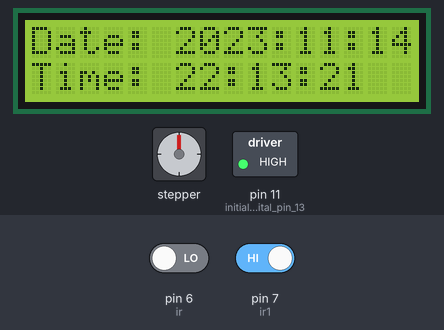
A sketch run on a simulated Arduino Uno, built with avr-gcc and run on an emulated ATmega328P. Shown: stepper motor, 16×2 character LCD, switched loads named in the sketch (green lamp = pin HIGH). Wiring (inferred from the names in the program): stepper motor driver (10 steps per turn assumed): step pin 3; direction pin 2. The test bench sets the inputs (shaded band); at power-on: pin 6 (ir) LOW, pin 7 (ir1) HIGH. The local clock reads 2024-03-15 10:24:30 at power-on unless the sketch sets it; what the sketch prints to the serial monitor is not drawn.

Above: at 1.2 s.
2.3 s: pin 6 (ir) driven HIGH
At 3.6 s:
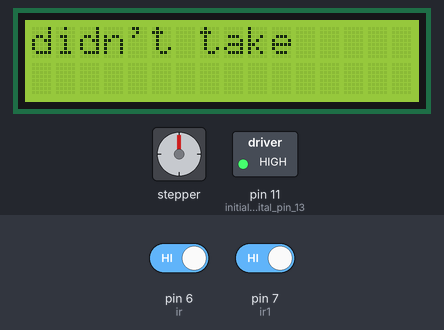
4.7 s: pin 6 (ir) driven LOW
At 6.1 s:
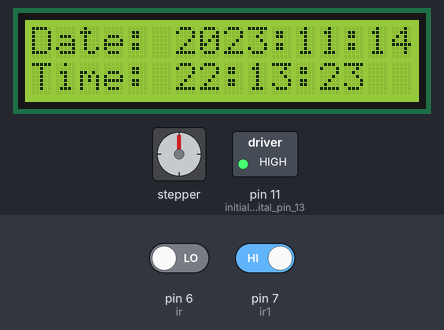
Timing chart, 0 to 7.7 s (numbered marks = the images above; inputs shaded):
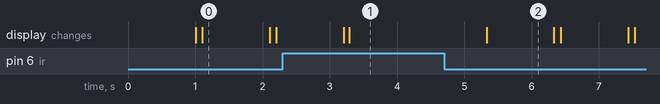

The sketch:

medicalremindwe.ino
```cpp
#include<SoftwareSerial.h>
SoftwareSerial mySerialone(4, 5);
#include <Wire.h> // Library for I2C communication
//#include <SPI.h>  // not used here, but needed to prevent a RTClib compile error
#include "RTClib.h"
#include <LiquidCrystal_I2C.h> // Library for LCD
LiquidCrystal_I2C lcd = LiquidCrystal_I2C(0x27, 16, 2);
char daysOfTheWeek[7][12] = {"Sunday", "Monday", "Tuesday", "Wednesday", "Thursday", "Friday", "Saturday"};
RTC_DS1307 RTC;     // Setup an instance of DS1307 naming it RTC
int ir = 6; // connect ir sensor to arduino pin 6
int ir1 = 7; // connect ir sensor to arduino pin 7

const int stepsPerRevolution = 10;
void setup ()
{
  Serial.begin(9600); // Set serial port speed
  mySerialone.begin(9600);
  Wire.begin(); // Start the I2C
  RTC.begin();  // Init RTC
  pinMode (ir, INPUT); // sensor pin INPUT
  pinMode (ir1, INPUT); // sensor pin INPUT
  pinMode(2, OUTPUT);//dir
  pinMode(3, OUTPUT);//step
  pinMode(11, OUTPUT);     // initialize digital pin 13 as an output.
  digitalWrite(11, HIGH);
  RTC.adjust(DateTime(__DATE__, __TIME__));  // Time and date is expanded to date and time on your computer at compiletime
  Serial.print('Time and date set');
  lcd.setCursor(0, 0);
  lcd.print("Medical Remainder");
  delay(1000);
  lcd.clear();
}

void loop () {
  int s = digitalRead (ir);
  Serial.print("s:");
  Serial.println(s);

  int s1 = digitalRead (ir1);
  Serial.print("s1:");
  Serial.println(s1);

  DateTime now = RTC.now();
  lcd.begin(16, 2);
  Serial.print(daysOfTheWeek[now.dayOfTheWeek()]);
  Serial.print(" ");
  Serial.print(now.year(), DEC);
  Serial.print('/');
  Serial.print(now.month(), DEC);
  Serial.print('/');
  Serial.print(now.day(), DEC);
  Serial.print(' ');
  Serial.print(now.hour(), DEC);
  Serial.print(':');
  Serial.print(now.minute(), DEC);
  Serial.print(':');
  Serial.print(now.second(), DEC);
  Serial.println();
  if (now.hour() == 15 && now.minute() == 33) {
    Serial.println("noon");
    if (digitalRead (ir1) == 0 || now.second() > 12)off();
    else  forward();
  }
  else if (now.hour() == 15 && now.minute() == 32 ) {
    Serial.println("morning");
    if (digitalRead (ir1) == 0 || now.second() > 12)off();
    else  forward();
  }
  else if (now.hour() == 15 && now.minute() == 31 ) {
    Serial.println("night");
    if (digitalRead (ir1) == 0 || now.second() > 12)off();
    else  forward();
  }
  int e = 0;
  while (digitalRead (ir) == 1) {
    int s = digitalRead (ir);
    Serial.print("s:");
    Serial.println(s);
    Serial.println("did not take");
    lcd.setCursor(0, 0);
    lcd.print("didn't take");
    delay(1000);
    e++;
    Serial.println(e);
    if (e == 6) {
      Serial.println("beep");

      digitalWrite(11, LOW);  // turn the buzzer on (HIGH is the voltage level)
      delay(3000);
      digitalWrite(11, HIGH);  // turn the buzzer on (HIGH is the voltage level)
    }

    else if (e == 12) {
      Serial.println("sms");
      mySerialone.println("AT+CMGF=1");  //Sets the GSM Module in Text Mode
      delay(1000);  // Delay of 1000 milli seconds or 1 second
      mySerialone.println("AT+CMGS=\"+919080718354\"\r");// Replace x with mobi3.5e number
      delay(1000);
      mySerialone.println(" Message from doctor kindly take a medicine");
      mySerialone.println("hour: " + String(now.hour()) + " \nmin: " + String(now.minute()) + "."); // The SMS text you want to send
      mySerialone.println((char)26);// ASCII code of CTRL+Z
      Serial.println(" Message from doctor kindly take a medicine");
      delay(1000);
    }

  }


  lcd.setCursor(0, 0);
  lcd.print("Date: ");
  lcd.setCursor(0, 1);
  lcd.print("Time: ");


  lcd.setCursor(6, 0);
  lcd.print(now.year(), DEC);
  lcd.print(":");
  lcd.print(now.month(), DEC);
  lcd.print(":");
  lcd.print(now.day(), DEC);

  lcd.setCursor(6, 1);
  lcd.print(now.hour(), DEC);
  lcd.print(":");
  lcd.print(now.minute(), DEC);
  lcd.print(":");
  lcd.print(now.second(), DEC);

  delay(1000);
  lcd.clear();
}
void off() {
  digitalWrite(3, LOW);
  Serial.println("off");
}
//void forward() {
//  digitalWrite(2, LOW); //HIGH - forward;
//  digitalWrite(3, HIGH);
//  delayMicroseconds(2000);
//  digitalWrite(3, LOW);
//  delayMicroseconds(2000);
//}
void forward() {


  // Spin motor slowly
 for (int x = 0; x < stepsPerRevolution; x++)
  {
    digitalWrite(2, HIGH);
    digitalWrite(3, HIGH);
    delayMicroseconds(500);
    digitalWrite(3, LOW);
    delayMicroseconds(500);
    Serial.println("forward");
  }
}
```

Measured:
- after the input at 2.3 s, the display: first differs from a run without the input after 0.99 s (image 1)
- after the input at 4.7 s, pin 11 (initialize_digital_pin_13): stays HIGH (without the input it goes to LOW after 4.6 s); the display: changes after 0.63 s (image 2)
- what the display in image 0 shows lasts 1.0 s, from 1.1 s to 2.1 s
